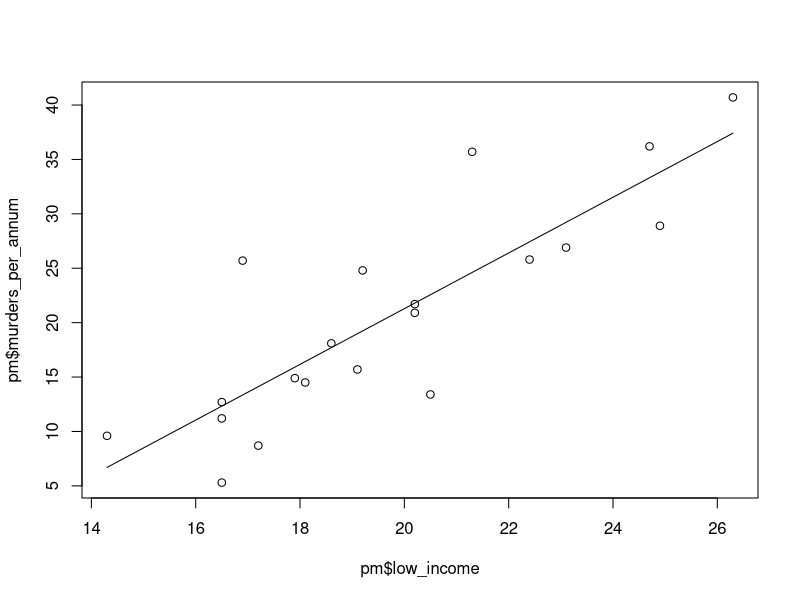
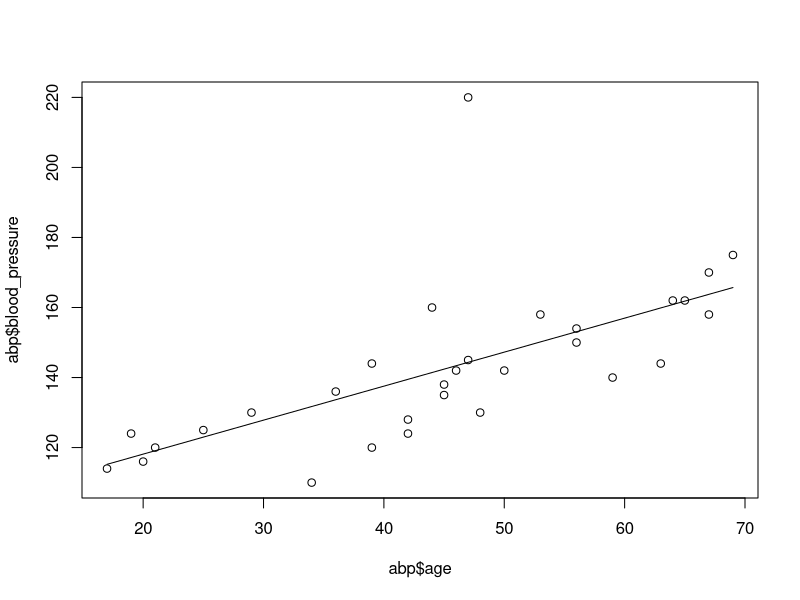

R code for these plots, in order:
# Poverty and Murder Rates

pm <- read.table("poverty.txt", header = T)
pm <- pm[,-1]
plot(pm$low_income, pm$murders_per_annum)

lmLIMR <- lm(pm$murders_per_annum ~ pm$low_income)

summary(lmLIMR)
pm.corr <- sqrt(summary(lmLIMR)$r.squared)
pm.y.int <- summary(lmLIMR)$coefficients[[1]]
pm.slope <- summary(lmLIMR)$coefficients[[2]]
lines(pm$low_income, pm.y.int+pm.slope*pm$low_income)

lmLIMR2 <- lm(murders_per_annum ~ low_income, pm)
predict.lm(lmLIMR2, data.frame(low_income = 50), interval = "prediction")

# Age and Blood Pressure

abp <- read.table("blood_pressure.txt", header = T)
plot(abp$age, abp$blood_pressure)

lmABP <- lm(abp$blood_pressure ~ abp$age)
summary(lmABP)

abp.corr <- sqrt(summary(lmABP)$r.squared)
abp.y.int <- summary(lmABP)$coefficients[[1]]
abp.slo <- summary(lmABP)$coefficients[[2]]
lines(abp$age, abp.y.int+abp.slo*abp$age)

